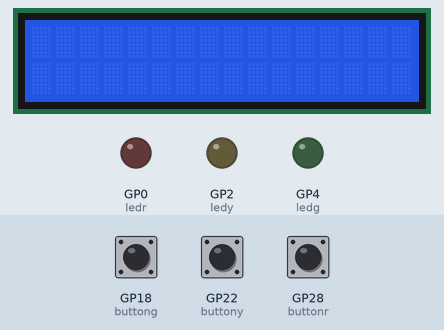
A program run on a simulated Raspberry Pi Pico running MicroPython. On the bench: 16×2 character LCD, output pins drawn as LEDs (lit = HIGH). Wiring (from the project's diagram.json): red LED on GP0, yellow LED on GP2, green LED on GP4, green button on GP18, yellow button on GP22, red button on GP28. Inputs (shaded band) come from the test bench; at power-on: GP18 (buttong) HIGH, GP22 (buttony) HIGH, GP28 (buttonr) HIGH. Library files of the repository ran but are not shown: lcd_api.py, pico_i2c_lcd.py; what the program prints to the serial console is not drawn.

Above: at 1.3 s.
1.4 s: GP18 (buttong) pulled LOW for 0.15 s
At 1.53 s:
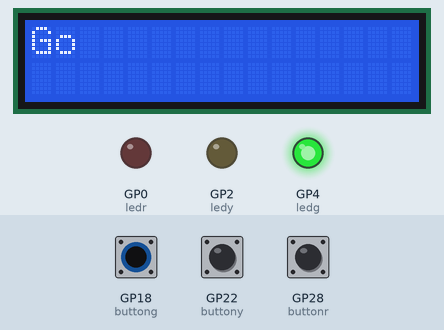
3.1 s: GP22 (buttony) pulled LOW for 1 s
At 3.28 s:
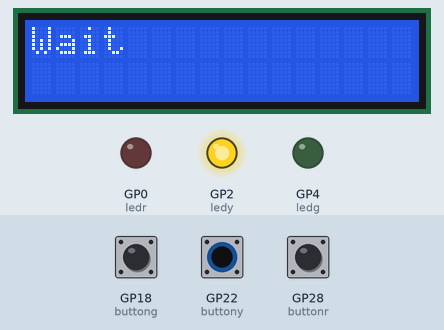
5.6 s: GP28 (buttonr) pulled LOW for 3.2 s
At 5.78 s:
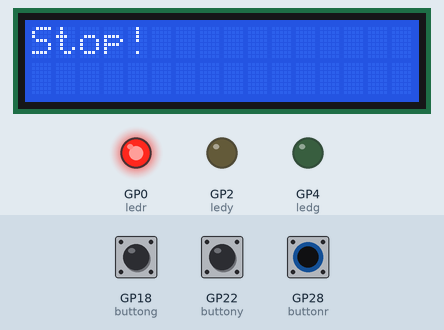
10.3 s: GP18 (buttong) pulled LOW for 3.2 s
At 14.7 s:
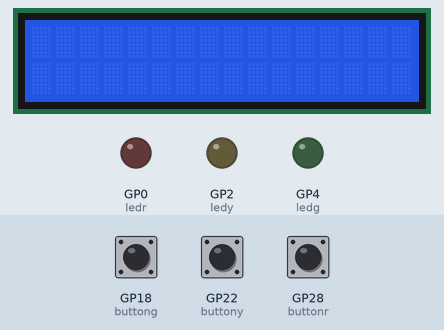
15.0 s: GP22 (buttony) pulled LOW for 3.2 s
At 15.18 s:
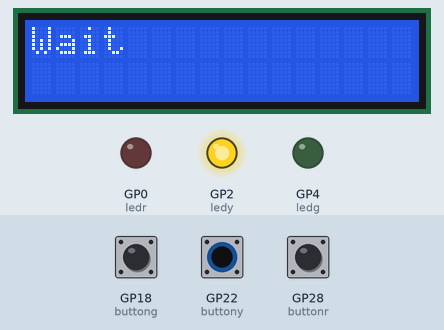
19.7 s: GP18 (buttong) driven LOW and GP22 (buttony) driven LOW and GP28 (buttonr) driven LOW
At 19.98 s:
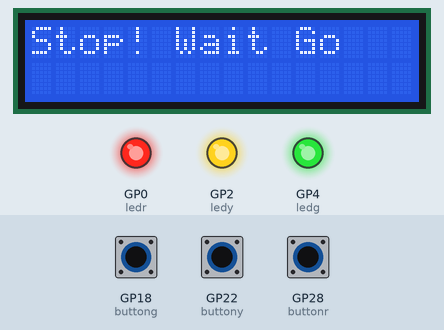
Timing chart, 0 to 22.4 s (numbered marks = the images above; inputs shaded):
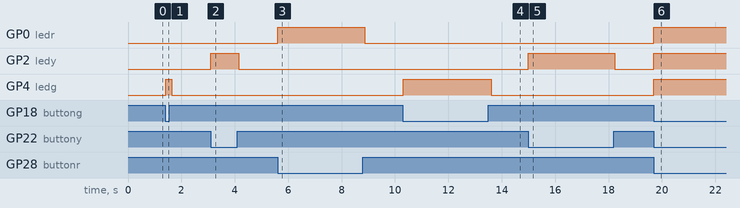

The program:

main.py
```python
import time, machine
from machine import Pin, I2C
from time import sleep
from lcd_api import LcdApi
from pico_i2c_lcd import I2cLcd
time.sleep(0.1) # Wait for USB to become ready

print("Hello, Pi Pico!")

arr = [-1, -1, -1]
ledr = Pin(0, Pin.OUT)
ledy = Pin(2, Pin.OUT)
ledg = Pin(4, Pin.OUT)
buttonr = Pin(28, Pin.IN)
buttony = Pin(22, Pin.IN)
buttong = Pin(18, Pin.IN)
x = buttonr.value()
y = buttony.value()
z = buttong.value()
print(buttonr.value())
print(buttony.value())
print(buttong.value())
# countdown = 30

I2C_ADDR     = 0x27
I2C_NUM_ROWS = 4
I2C_NUM_COLS = 20

i2c = I2C(0, sda=machine.Pin(20), scl=machine.Pin(21), freq=400000)
lcd = I2cLcd(i2c, I2C_ADDR, I2C_NUM_ROWS, I2C_NUM_COLS)

while True:
    # ledr.value(buttonr.value())
    # ledy.value(buttony.value())
    # ledg.value(buttong.value())
    if(buttonr.value() != x):
        ledr.toggle()
        arr[0] *= -1
        # if(ledr.value()==1):
        #     print("Red led on")
        # else:
        #     print("Red led off")
        x = buttonr.value()
    if(buttony.value() != y):
        ledy.toggle()
        arr[1] *= -1
        y = buttony.value()
    if(buttong.value() != z):
        arr[2] *= -1
        ledg.toggle()
        z = buttong.value()
    lcd.clear()
    for i in range(3):
        if(arr[i] == 1):
            if(i == 0):
                lcd.putstr("Stop! ")
                sleep(0.1)
            elif i==1:
                lcd.putstr("Wait ")
                sleep(0.1)
            elif i==2:
                lcd.putstr("Go ")
                sleep(0.1)
    # sleep(0.1)
```

Measured:
- after the input at 1.4 s, GP4 (ledg): LOW → HIGH at once, → LOW 0.23 s later; the display: changes at once (image 1)
- after the input at 3.1 s, GP2 (ledy): LOW → HIGH at once, → LOW 1.0 s later; the display: changes at once (image 2)
- after the input at 5.6 s, GP0 (ledr): LOW → HIGH at once, → LOW 3.3 s later; the display: changes at once (image 3)
- after the input at 10.3 s, GP4 (ledg): LOW → HIGH at once, → LOW 3.3 s later; the display: first changes at once (image 4 shows a later state)
- after the input at 15.0 s, GP2 (ledy): LOW → HIGH at once, → LOW 3.2 s later; the display: changes at once (image 5)
- after the input at 19.7 s, GP0 (ledr), GP2 (ledy), GP4 (ledg): LOW → HIGH at once; the display: first changes at once (image 6 shows a later state)
